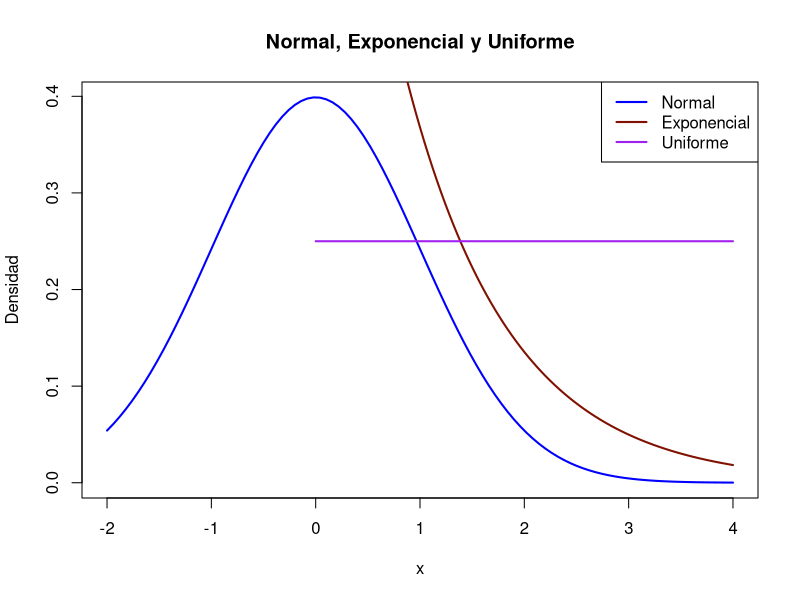
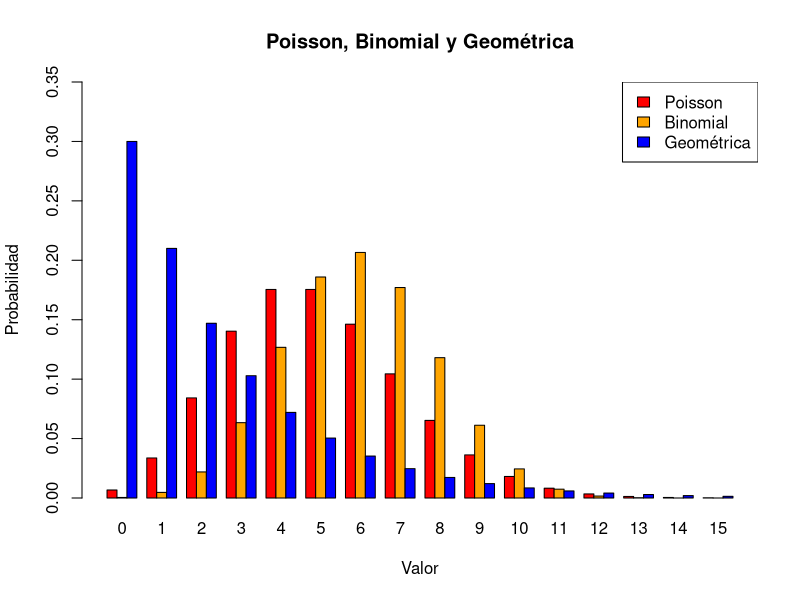

Recreate these plots in R, in order.
## ---- chunk 1
curve(
  dnorm(x, mean=0, sd=1),
  from=-2,
  to=4,
  col="blue",
  lwd=2,
  ylab="Densidad",
  main="Normal, Exponencial y Uniforme"
)
curve(
  dexp(x, rate=1),
  from=0,
  to=4,
  col="#801100",
  lwd=2,
  add=TRUE
)
curve(
  dunif(x, min=0, max=4),
  from=0,
  to=4,
  col="purple",
  lwd=2,
  add=TRUE
)
legend(
  "topright",
  legend=c("Normal", "Exponencial", "Uniforme"),
  col=c("blue", "#801100", "purple"),
  lwd=2
)
## ---- chunk 2
# Valores
x_pois <- 0:15
x_binom <- 0:15
x_geom <- 0:15

# Probabilidades
pois_vals <- dpois(
 x_pois, lambda=5
)
binom_vals <- dbinom(
 x_binom, size=15, prob=0.4
)
geom_vals <- dgeom(
 x_geom, prob=0.3
)

# Para barras juntas, creamos matriz
vals_matrix <- rbind(
  pois_vals, binom_vals, geom_vals
)

# Ajustamos espacio para barras lado a lado
barplot(
  vals_matrix,
  beside=TRUE,
  col=c("red", "orange", "blue"),
  names.arg=0:15,
  ylim=c(0, 0.35),
  main="Poisson, Binomial y Geométrica",
  ylab="Probabilidad", xlab="Valor"
)

legend(
  "topright",
  legend=c("Poisson", "Binomial", "Geométrica"),
  fill=c("red", "orange", "blue")
)
